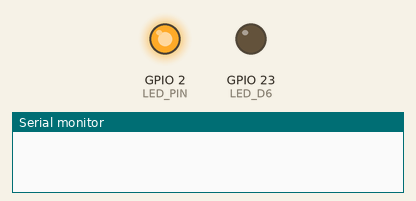
Recording of a sketch running on a simulated ESP32. Parts: output pins drawn as LEDs (lit = HIGH), the last lines printed to the serial monitor. The audio player accepts every command and is not drawn.

Above: at 0.1 s.
At 10.7 s:
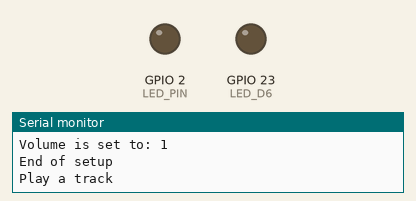
Timing chart, 0 to 12.2 s (numbered marks = the images above):
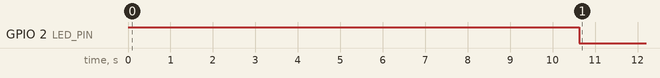

The sketch:

DFPlayerTD5580ATest.ino
```cpp
/*
   File: DFPlayerTD5580ATest
   Author: Forrest Lee Erickson
   Date: 20240929
*/

#define COMPANY_NAME "pubinv.org "
#define PROG_NAME "DFPlayerTD5580ATest "
#define VERSION "V0.1 "
#define DEVICE_UNDER_TEST "PMD: LCD and DFPlayer"  //A PMD model number
#define LICENSE "GNU Affero General Public License, version 3 "
#define ORIGIN "USA"

#define BAUDRATE 115200
#define BAUD_DFPLAYER 9600


#include <DFRobotDFPlayerMini.h>

// Create a SoftwareSerial object with RX and TX pins
//SoftwareSerial mySerial(16, 17); // RX, TX

HardwareSerial mySerial1(2);  // Use UART2
DFRobotDFPlayerMini dfPlayer;

const int LED_PIN = 2; // ESP32 LED
const int LED_D6 = 23; // ESP32 GPIO23 pin 16 on kit.

const int trac1 = 1;
const int trac2 = 2;

//Functions
void setupDFPlayer() {
  //  Setup UART for DFPlayer
  Serial.println("UART2 Begin");
  mySerial1.begin(BAUD_DFPLAYER, SERIAL_8N1, 16, 17);
  while (!mySerial1) {
    ; // wait for DFPlayer serial port to connect.
  }
  // Essential Initialize of DFPlayer Mini
  Serial.println("DFPlayer begin with ACK and Reset");
  dfPlayer.begin(mySerial1, true, true); // (Stream &stream, bool isACK, bool doReset)

//  delay(30);
//  Serial.println("Reset DFPlayer.");
  dfPlayer.reset();
  delay(3000);
  Serial.println("Begin DFPlayer again.");
  if (!dfPlayer.begin(mySerial1, true, true)) {
    Serial.println("DFPlayer Mini not detected or not working.");
    while (true); // Stop execution
  }
  Serial.println("DFPlayer Mini detected!");

  delay(3000);  //Required for volum to set
  //  // Set volume (0 to 30)
//  dfPlayer.volume(30);       // Set initial volume max
  dfPlayer.volume(1);       // Set initial volume low
  delay(3000);
  Serial.print("Volume is set to: ");
  digitalWrite(LED_D6, HIGH); //Start of volume read.
  Serial.println(dfPlayer.readVolume());           //Causes program lock up
  digitalWrite(LED_D6, LOW); //End of volume read.

  dfPlayer.setTimeOut(500);  // Set serial communictaion time out 500ms
  delay(100);


  //  dfPlayer.EQ(0);          // Normal equalization //Causes program lock up

}//setupDFPLayer


void setup() {
  pinMode(LED_PIN, OUTPUT);
  digitalWrite(LED_PIN, HIGH);

  pinMode(LED_D6, OUTPUT);
  digitalWrite(LED_D6, LOW); //Start out low


  // Start serial communication
  Serial.begin(BAUDRATE);
  while (!Serial) {
    ; // wait for serial port to connect. Needed for native USB
  }
  delay(500);
  Serial.println("===================================");
  Serial.println(DEVICE_UNDER_TEST);
  Serial.print(PROG_NAME);
  Serial.println(VERSION);
  Serial.print("Compiled at: ");
  Serial.println(F(__DATE__ " " __TIME__) ); //compile date that is used for a unique identifier
  Serial.println("===================================");
  Serial.println();

  setupDFPlayer();

  Serial.println("End of setup");
  digitalWrite(LED_PIN, LOW);
}// end of setup()

void loop() {
  Serial.println("Play a track");
  dfPlayer.play(1);
  delay(2000);
  Serial.println("Play MP3 folder");
  dfPlayer.playMp3Folder(1);
  delay(2000);

}// end of loop()
```
